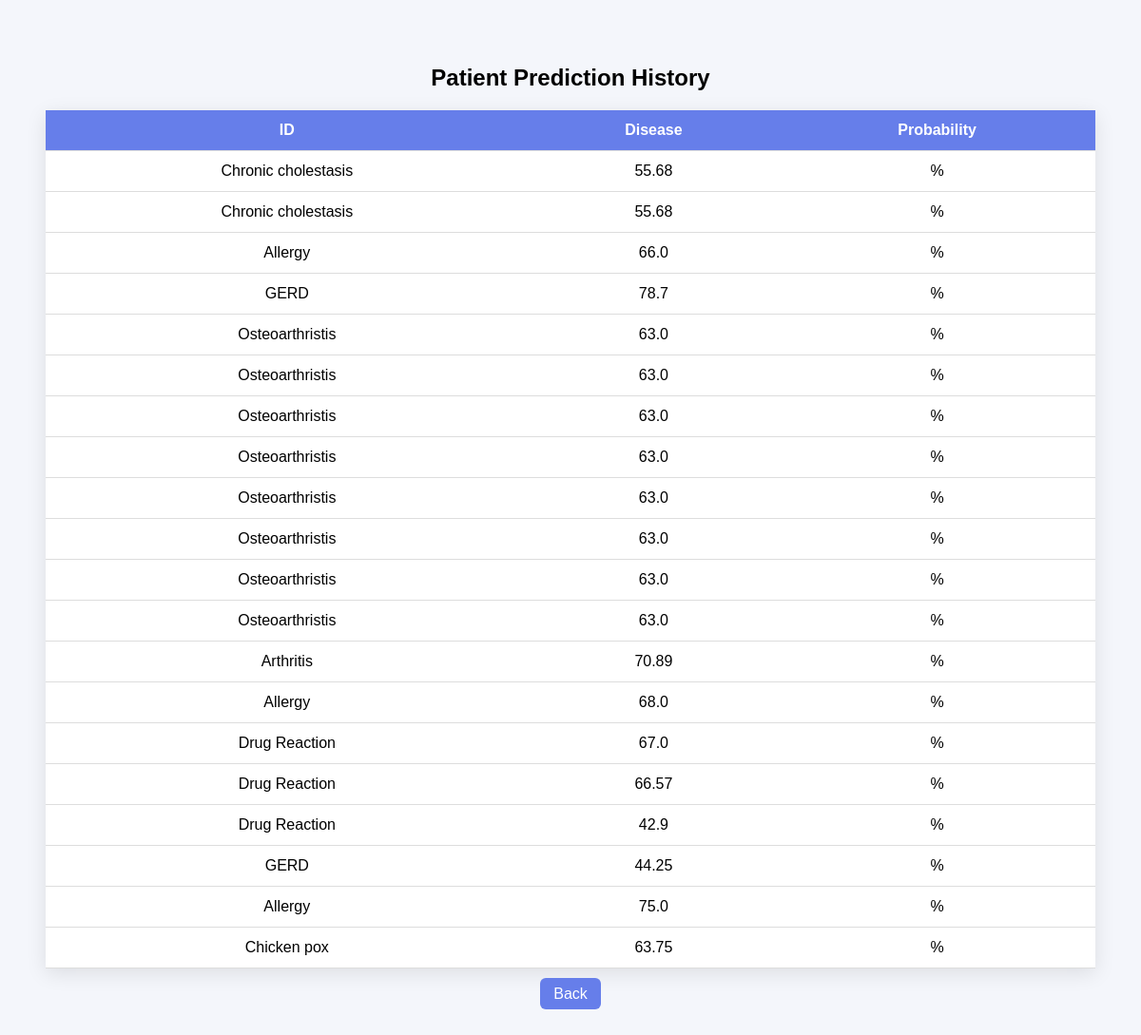
Screenshot of /history (signed in) with the database file from the repository.
### tables this page shows
CREATE TABLE history(
    disease TEXT,
    probability REAL
);

### app.py (the view)
@app.route("/history")
def history():
     if "user" not in session:
          return redirect("/login")
     cursor.execute("SELECT * FROM history")
     data = cursor.fetchall()
     return render_template("history.html", data=data)

### templates/history.html (shortened to what this page needs)
<!DOCTYPE html>
<html>
<head>
</head>
<body>
<h2>Patient Prediction History</h2>
<table>
<tr>
<th>ID</th>
<th>Disease</th>
<th>Probability</th>
</tr>
{% for row in data %}
<tr>
<td>{{ row[0] }}</td>
<td>{{ row[1] }}</td>
<td>{{ row[2] }}%</td>
</tr>
{% endfor %}
</table>
<br>
<center>
<a href="/">Back</a>
</center>
</body>
</html>

### templates/history.html (style rules this page uses)
body { font-family:Arial; background:#f4f6fb; padding:40px; }
table { width:100%; border-collapse:collapse; background:white; box-shadow:0 5px 20px rgba(0,0,0,0.1); }
th,td { padding:12px; border-bottom:1px solid #ddd; text-align:center; }
th { background:#667eea; color:white; }
h2 { text-align:center; margin-bottom:20px; }
a { text-decoration:none; color:white; background:#667eea; padding:8px 14px; border-radius:6px; }

### rows the page displays
history: disease "Chronic cholestasis", probability "55.68"
history: disease "Chronic cholestasis", probability "55.68"
history: disease "Allergy", probability "66.0"
history: disease "GERD", probability "78.7"
history: disease "Osteoarthristis", probability "63.0"
history: disease "Osteoarthristis", probability "63.0"
history: disease "Osteoarthristis", probability "63.0"
history: disease "Osteoarthristis", probability "63.0"
history: disease "Osteoarthristis", probability "63.0"
history: disease "Osteoarthristis", probability "63.0"
history: disease "Osteoarthristis", probability "63.0"
history: disease "Osteoarthristis", probability "63.0"
history: disease "Arthritis", probability "70.89"
history: disease "Allergy", probability "68.0"
history: disease "Drug Reaction", probability "67.0"
history: disease "Drug Reaction", probability "66.57"
history: disease "Drug Reaction", probability "42.9"
history: disease "GERD", probability "44.25"
history: disease "Allergy", probability "75.0"
history: disease "Chicken pox", probability "63.75"
